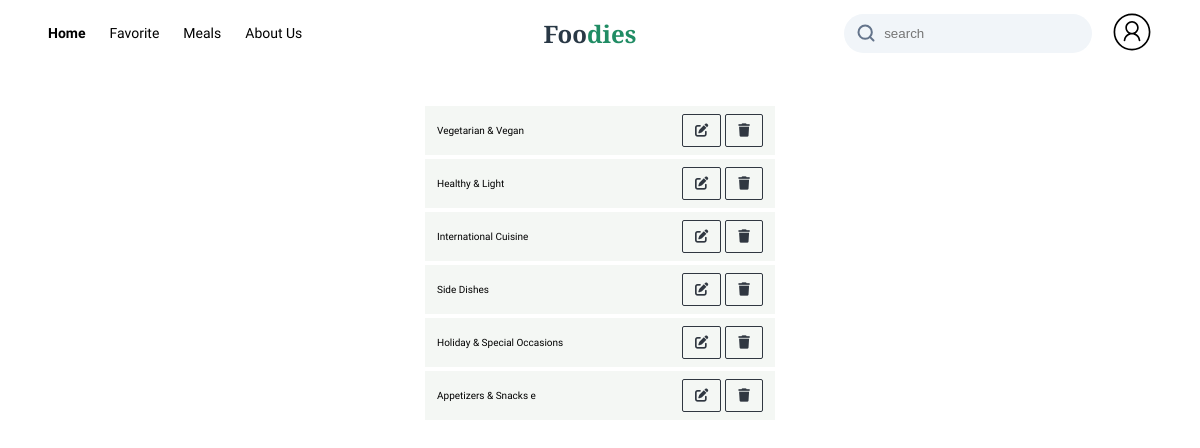
/users/EditCategory/ (signed in), run on an earlier commit of the app's database.
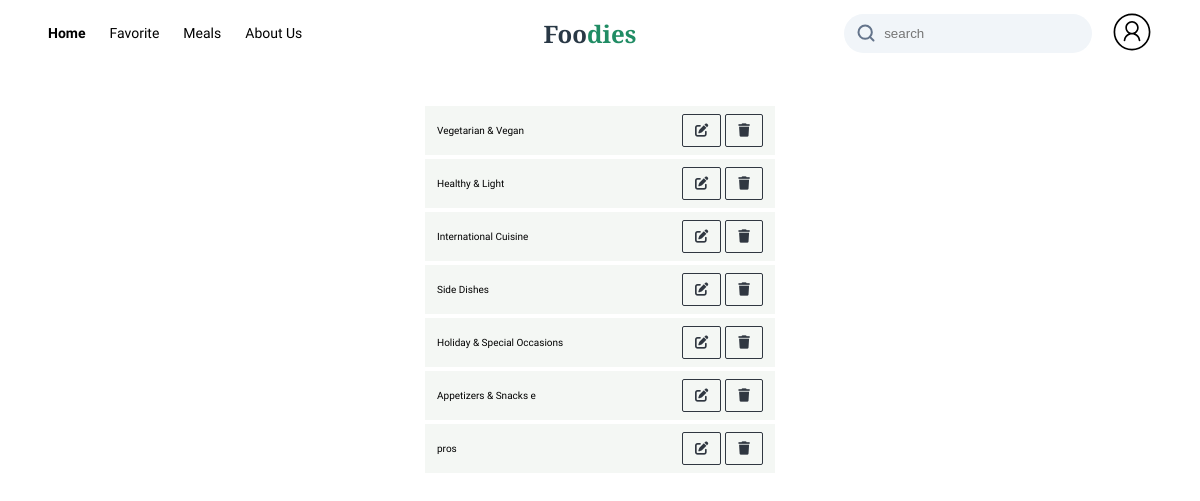
And on a later commit of the database.
### recipes/models.py (models this page shows, shortened)
class Category(models.Model):
    id = models.AutoField(primary_key=True)
    name = models.CharField(max_length=64)

### users/views.py (the view)
# urls.py: path('EditCategory/', views.EditCategory_view, name='EditCategory_view'),
def EditCategory_view(request):
    Categories = Category.objects.all()
    return render(request, "users/EditCategory.html", {
        'Categories': Categories,
    })

### templates/users/EditCategory.html (shortened to what this page needs)
{% load static %}
{% load bookmark_filter %}
<!DOCTYPE html>
<html lang="en">
<head>
    <link rel="stylesheet" href="{% static 'recipes/style/header.css' %}?{% now 'U' %}">
    <link rel="stylesheet" href="{% static 'users/style/profile.css' %}?{% now 'U' %}">
    <link rel="stylesheet" href="{% static 'users/style/EditLevel.css' %}?{% now 'U' %}">
</head>
<body>
<header>
    <div class="left-side hide-mobile">
        <nav class="hide-mobile">
            <ul>
                <li class="active"><a href="{% url 'index' %}">Home</a></li>
                <li><a href="{% url 'favorite' %}">Favorite</a></li>
                <li class="select-container">
                    <p class="select-paragraph">Meals</p>
                </li>
                <li><a href="{% url 'AboutUs' %}">About Us</a></li>
            </ul>
        </nav>
    </div>
    <div class="logo">
        <h1>
            <a href="{% url 'index' %}">Foo<span>dies</span></a>
        </h1>
    </div>
    <div class="right-side">
        <form class="search-field">
            <input type="search" class="input-field" placeholder="search"/>
        </form>
        <div>
            {% if request.user.is_authenticated %}
                <a href="{% url 'users:profile' %}">
                    <img src="{% static 'Assets/profile.svg' %}" alt="profile icon" width="40px" height="40px">
                </a>
            {% else %}
                <div class="hide-mobile verification-btn ">
                    <a class="loginInBtn" href="{% url 'users:login_view' %}">login</a>
                    <a class="signInBtn" href="{% url 'users:register' %}">Sign Up</a>
                </div>
            {% endif %}
        </div>
    </div>
</header>
<div class="level-wrapper">
    {% for category in Categories %}
        <div class="level">
            <p class="item-name">{{ category.name }}</p>
            <div class="EditBtns">
              <form class="edit_level_form  btn" method="GET" action="{% url 'users:EditCategoryForm_view' category_id=category.id  %}">
                    <button class="edit_level_btn ">
                        <i class="fa-solid fa-edit"></i>
                    </button>
              </form>
              <form class="delete_level_form" method="POST" data-csrf-token="{{ csrf_token }}"
                    data-action-url="{% url 'users:deleteCategory_view' %}">
                    <button class="delete_level_btn btn" type="button">
                        <i class="fa-solid fa-trash"></i>
                    </button>
              </form>
            </div>
        </div>
    {% endfor %}
</div>
</body>
</html>

What changed in the data, as far as the page shows it:
added Category: name "pros"
